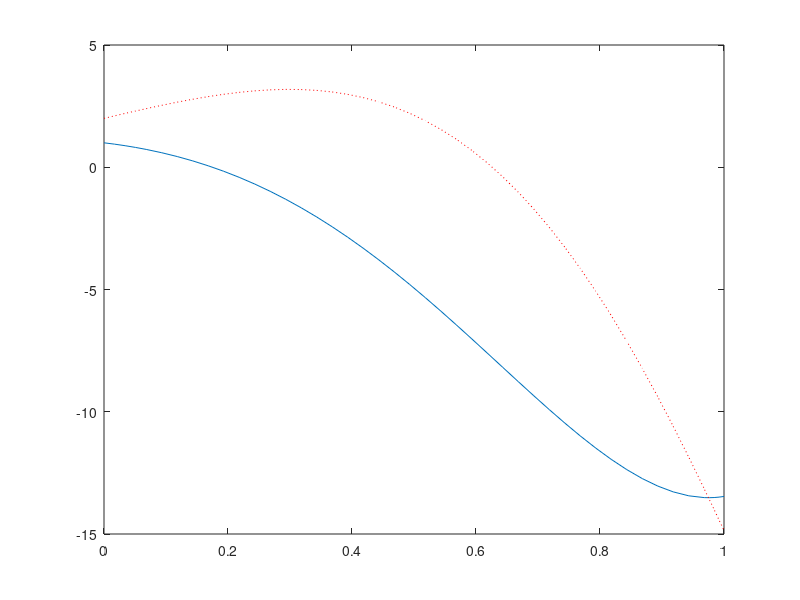

Recreate this plot in MATLAB.
function c_app_systemsolve
global a b;       % define a,b, 
trange = [0 1];  % range of values of t
a = 1; b = 3;      % parameter values
u0 = [1; 2];        % define initial values 
[tsol, usol] = ode45(@rhs, [0 1], u0); %solve system

xsol = usol(:,1); ysol=usol(:,2); % extract x(t) and y(t)l
plot(tsol, xsol);        % plot x(t)
hold on;                   % cause the plot to not be overwritten 
plot(tsol, ysol, 'r:');  % plot y(t)
hold off;                   % new plots replace the previous plot

function udot = rhs(t, u)
global a b;                 % allows access to variables in main function
x = u(1); y = u(2);      % define x,y as components of vector u
xdot = 3*x - b*y;        % define the RHS of DE for x(t)
ydot = 3*x + a*y + 1; % define the RHS of DE for x(t)
udot = [xdot; ydot];    % assemble the DEs into a column vector
